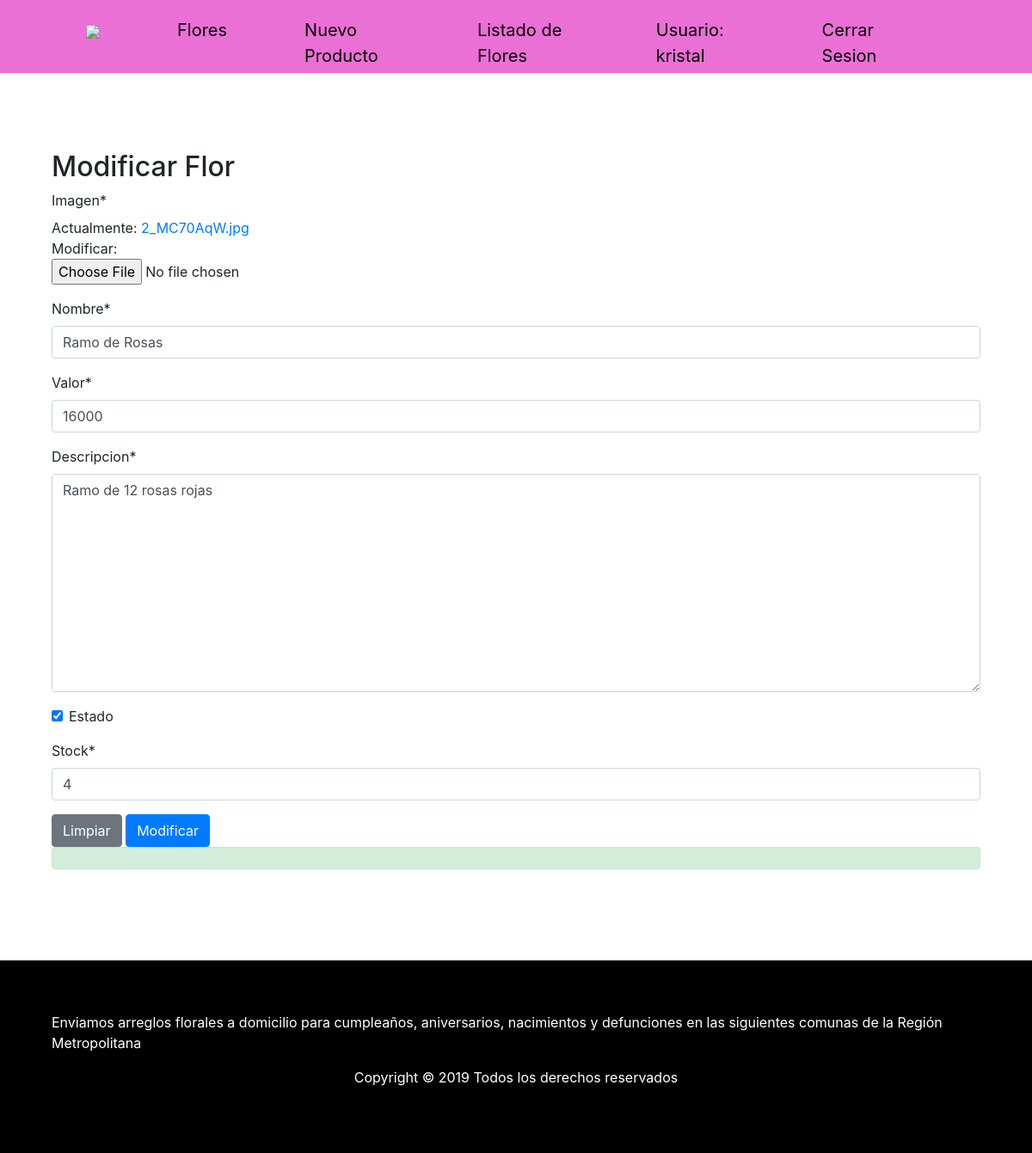
The app's page /modificar-flores/1/ (signed in) with its own data.
### core/models.py (models this page shows, shortened)
class Flor(models.Model):
    imagen = models.ImageField()
    nombre = models.CharField(max_length=80)
    valor = models.IntegerField()
    descripcion = models.TextField()
    estado = models.BooleanField()
    stock = models.IntegerField(default=0)

### core/views.py (the view)
# urls.py: path('modificar-flores/<id>/', modificar_flor, name="modificar_flor"),
@permission_required('core.change_flor')
def modificar_flor(request, id):
    flor = Flor.objects.get(id=id)
    data = {
        "form" : FlorForm(instance=flor)
    }
    if request.method == 'POST':
        formulario = FlorForm(data = request.POST, instance= flor, files = request.FILES)
        if formulario.is_valid():
            formulario.save()
            data['mensaje'] = "Modificado Correctamente"
        data['form'] = FlorForm(instance=Flor.objects.get(id=id))
    return render (request, 'core/modificar_flor.html', data)

### core/forms.py
class FlorForm(ModelForm):
    nombre = forms.CharField(min_length=3, max_length=150)
    valor = forms.IntegerField(min_value=890, max_value=250000)
    stock = forms.IntegerField(min_value=0, max_value=1000)
    class Meta:
        model = Flor
        fields = ['imagen','nombre', 'valor','descripcion','estado','stock']

### core/Templates/core/modificar_flor.html (shortened to what this page needs)
{% extends "core/base.html" %} {% load crispy_forms_tags %} {% block contenido %}
<section id="modificar-flor">
    <div class="contenedor">
        <h2>Modificar Flor</h2>
        <form action="" method="POST" enctype="multipart/form-data">
            {% csrf_token %} {{form|crispy}}
            <input type="reset" value="Limpiar" class="btn btn-secondary">
            <input type="submit" value="Modificar" class="btn btn-primary" style="padding=0">
        </form>
        <div class="alert alert-success" role="alert">
        </div>
    </div>
</section>
{% endblock contenido %}

### core/Templates/core/base.html (shortened to what this page needs)
<!DOCTYPE html>
<html lang="es">
{% load pwa %} {% progressive_web_app_meta %} {% load static %}
<head>
    <link rel="stylesheet" href="{% static 'core/css/estilos.css' %}">
    <link rel="stylesheet" href="https://stackpath.bootstrapcdn.com/bootstrap/4.4.1/css/bootstrap.min.css">
</head>
<body>
    <header>
        <div class="menu">
            <div class="contenedor" id="contenedor-menu">
                <nav>
                    <ul>
                        <li>
                            <a href="{% url 'core:home' %}"><img id="logo" src="{% static 'core/img/FlorLoto.png' %}"></a>
                        </li>
                        <li>
                            <a href="{% url 'core:galeria' %}">Flores</a>
                        </li>
                        <li>
                            <a href="{% url 'core:nueva_flor' %}">Nuevo Producto</a>
                        </li>
                        <li>
                            <a href="{% url 'core:listado_flores' %}">Listado de Flores</a>
                        </li>
                        {% if user.is_authenticated %}
                        <li>
                            <a href="#">Usuario: {{ user.username }}</a>
                        </li>
                        <li>
                            <a href="{% url 'logout' %}">Cerrar Sesion</a>
                        </li>
                        {% endif %}
                    </ul>
                </nav>
            </div>
        </div>
    </header>
    {% block contenido %} {% endblock %}
</body>
<footer>
    <div class="contenedor">
        <p>
            Enviamos arreglos florales a domicilio para cumpleaños, aniversarios, nacimientos y defunciones en las siguientes comunas de la Región Metropolitana
        </p>
        <center>
            <p>Copyright © 2019 Todos los derechos reservados</p>
        </center>
    </div>
</footer>
</html>

### core/static/core/css/estilos.css (style rules this page uses)
body { margin: 0; font-family: 'Roboto', sans-serif; }
header .contenedor { display: flex; justify-content: space-between; }
.contenedor { max-width: 1280px; width: 90%; margin: auto; }
header ul { display: flex; margin-top: 25px; margin-bottom: 5px; }
nav ul { margin-top: 20px; }
#logo { width: 10%; }
header ul li { list-style: none; margin-right: 90px; font-size: 20px; }
a { text-decoration: none; }
nav ul li a { color: black; }
#contenedor-menu img { width: 11vh; }
.menu { background-color: rgba(221, 18, 185, 0.6); }
textarea { padding: 18px 0; border: 0; border-bottom: 1px solid #5cb8ff; font-size: 17px; margin-bottom: 40px; width: 100%; }
#quienes-somos, #contacto, #ofertas, #ubicacion, #productos, #listado-flores, #modificar-flor, #nuevo-flor { padding: 90px 0; }
footer { background-color: black; width: 100%; padding: 60px 0; color: white; align-items: center; }
img#logo { width: 60px; }

### records on screen
Flor: nombre "Ramo de Rosas", valor "16000", descripcion "Ramo de 12 rosas rojas", estado "☑", stock "4"

### other values on screen
{{ user.username }} "kristal"
